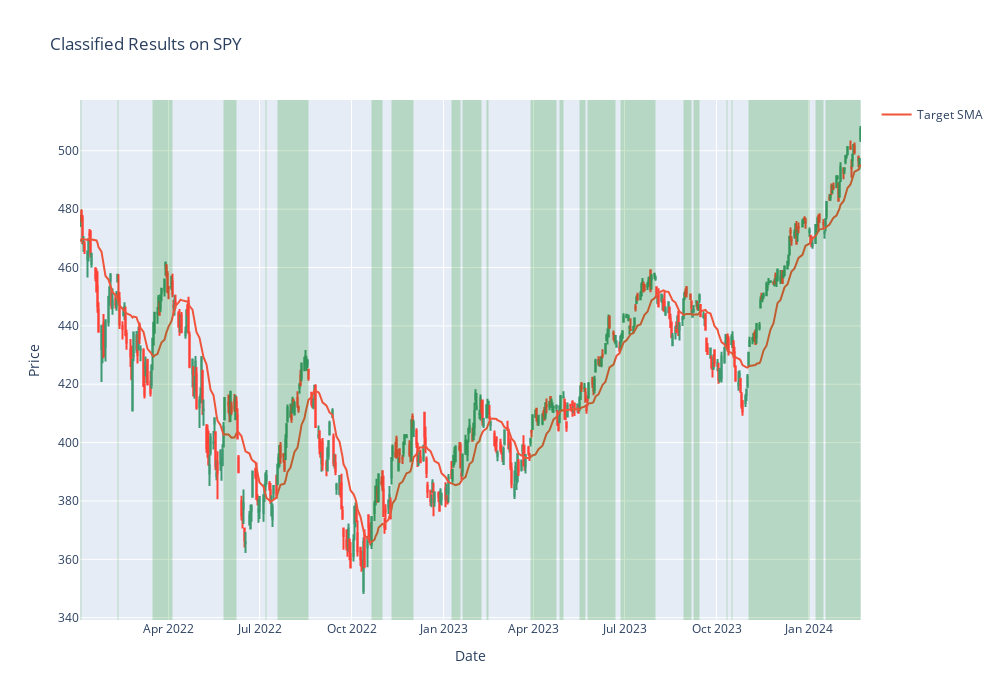

The code cell stored with this chart in its notebook:
### Markdown cell above
As a final step, let's visualise how we are doing.

### Code cell
import plotly.graph_objects as go

df_test = df[df['Date'] >= train_until].reset_index(drop=True)
df_test['pred_prob'] = clf.predict_proba(x_test)[:, 1]
df_test['pred'] = df_test['pred_prob'] >= 0.5

fig = go.Figure()

fig.add_trace(
    go.Candlestick(
        x = df_test['Date'],
        open = df_test['Open'],
        high = df_test['High'],
        low = df_test['Low'],
        close = df_test['Close'],
        showlegend = False,
    )
)

fig.add_trace(
    go.Line(x = df_test['Date'], y = df_test[f'target_ma'], name = f'Target SMA')
)

df_pattern = (
    df_test[df_test['pred']].groupby((~df_test['pred']).cumsum())
    ['Date'].agg(['first', 'last'])
)

for idx, row in df_pattern.iterrows():
    fig.add_vrect(
        x0 = row['first'],
        x1 = row['last'],
        line_width = 0,
        fillcolor = 'green',
        opacity = 0.2,
    )
    
fig.update_layout(
    xaxis_rangeslider_visible = False,
    xaxis_title = 'Date',
    yaxis_title = 'Price',
    title = 'Classified Results on SPY',
    width = 1000,
    height = 700,
)

fig.show()

### Figure 1 — Plotly figure (JSON) as saved in the notebook; plotly's stock layout.template omitted (floating-point values rounded to 4 significant figures; data arrays with more than 128 entries replaced by an {"elided": "..."} marker saying what was removed)
{"data": [{"close": {"elided": "537 float values"}, "high": {"elided": "537 float values"}, "low": {"elided": "537 float values"}, "open": {"elided": "537 float values"}, "showlegend": false, "type": "candlestick", "x": {"elided": "537 str values"}}, {"name": "Target SMA", "type": "scatter", "x": {"elided": "537 str values"}, "y": {"elided": "537 float values"}}], "layout": {"height": 700, "shapes": [{"fillcolor": "green", "line": {"width": 0}, "opacity": 0.2, "type": "rect", "x0": "2022-01-03T00:00:00", "x1": "2022-01-04T00:00:00", "xref": "x", "y0": 0, "y1": 1, "yref": "y domain"}, {"fillcolor": "green", "line": {"width": 0}, "opacity": 0.2, "type": "rect", "x0": "2022-02-02T00:00:00", "x1": "2022-02-02T00:00:00", "xref": "x", "y0": 0, "y1": 1, "yref": "y domain"}, {"fillcolor": "green", "line": {"width": 0}, "opacity": 0.2, "type": "rect", "x0": "2022-02-09T00:00:00", "x1": "2022-02-10T00:00:00", "xref": "x", "y0": 0, "y1": 1, "yref": "y domain"}, {"fillcolor": "green", "line": {"width": 0}, "opacity": 0.2, "type": "rect", "x0": "2022-03-16T00:00:00", "x1": "2022-04-05T00:00:00", "xref": "x", "y0": 0, "y1": 1, "yref": "y domain"}, {"fillcolor": "green", "line": {"width": 0}, "opacity": 0.2, "type": "rect", "x0": "2022-05-26T00:00:00", "x1": "2022-06-08T00:00:00", "xref": "x", "y0": 0, "y1": 1, "yref": "y domain"}, {"fillcolor": "green", "line": {"width": 0}, "opacity": 0.2, "type": "rect", "x0": "2022-07-07T00:00:00", "x1": "2022-07-08T00:00:00", "xref": "x", "y0": 0, "y1": 1, "yref": "y domain"}, {"fillcolor": "green", "line": {"width": 0}, "opacity": 0.2, "type": "rect", "x0": "2022-07-15T00:00:00", "x1": "2022-07-15T00:00:00", "xref": "x", "y0": 0, "y1": 1, "yref": "y domain"}, {"fillcolor": "green", "line": {"width": 0}, "opacity": 0.2, "type": "rect", "x0": "2022-07-19T00:00:00", "x1": "2022-08-19T00:00:00", "xref": "x", "y0": 0, "y1": 1, "yref": "y domain"}, {"fillcolor": "green", "line": {"width": 0}, "opacity": 0.2, "type": "rect", "x0": "2022-09-12T00:00:00", "x1": "2022-09-12T00:00:00", "xref": "x", "y0": 0, "y1": 1, "yref": "y domain"}, {"fillcolor": "green", "line": {"width": 0}, "opacity": 0.2, "type": "rect", "x0": "2022-10-21T00:00:00", "x1": "2022-11-01T00:00:00", "xref": "x", "y0": 0, "y1": 1, "yref": "y domain"}, {"fillcolor": "green", "line": {"width": 0}, "opacity": 0.2, "type": "rect", "x0": "2022-11-08T00:00:00", "x1": "2022-11-08T00:00:00", "xref": "x", "y0": 0, "y1": 1, "yref": "y domain"}, {"fillcolor": "green", "line": {"width": 0}, "opacity": 0.2, "type": "rect", "x0": "2022-11-10T00:00:00", "x1": "2022-12-02T00:00:00", "xref": "x", "y0": 0, "y1": 1, "yref": "y domain"}, {"fillcolor": "green", "line": {"width": 0}, "opacity": 0.2, "type": "rect", "x0": "2022-12-13T00:00:00", "x1": "2022-12-13T00:00:00", "xref": "x", "y0": 0, "y1": 1, "yref": "y domain"}, {"fillcolor": "green", "line": {"width": 0}, "opacity": 0.2, "type": "rect", "x0": "2023-01-09T00:00:00", "x1": "2023-01-18T00:00:00", "xref": "x", "y0": 0, "y1": 1, "yref": "y domain"}, {"fillcolor": "green", "line": {"width": 0}, "opacity": 0.2, "type": "rect", "x0": "2023-01-20T00:00:00", "x1": "2023-02-08T00:00:00", "xref": "x", "y0": 0, "y1": 1, "yref": "y domain"}, {"fillcolor": "green", "line": {"width": 0}, "opacity": 0.2, "type": "rect", "x0": "2023-02-13T00:00:00", "x1": "2023-02-15T00:00:00", "xref": "x", "y0": 0, "y1": 1, "yref": "y domain"}, {"fillcolor": "green", "line": {"width": 0}, "opacity": 0.2, "type": "rect", "x0": "2023-03-21T00:00:00", "x1": "2023-03-21T00:00:00", "xref": "x", "y0": 0, "y1": 1, "yref": "y domain"}, {"fillcolor": "green", "line": {"width": 0}, "opacity": 0.2, "type": "rect", "x0": "2023-03-29T00:00:00", "x1": "2023-04-24T00:00:00", "xref": "x", "y0": 0, "y1": 1, "yref": "y domain"}, {"fillcolor": "green", "line": {"width": 0}, "opacity": 0.2, "type": "rect", "x0": "2023-04-27T00:00:00", "x1": "2023-05-01T00:00:00", "xref": "x", "y0": 0, "y1": 1, "yref": "y domain"}, {"fillcolor": "green", "line": {"width": 0}, "opacity": 0.2, "type": "rect", "x0": "2023-05-10T00:00:00", "x1": "2023-05-10T00:00:00", "xref": "x", "y0": 0, "y1": 1, "yref": "y domain"}, {"fillcolor": "green", "line": {"width": 0}, "opacity": 0.2, "type": "rect", "x0": "2023-05-17T00:00:00", "x1": "2023-05-23T00:00:00", "xref": "x", "y0": 0, "y1": 1, "yref": "y domain"}, {"fillcolor": "green", "line": {"width": 0}, "opacity": 0.2, "type": "rect", "x0": "2023-05-25T00:00:00", "x1": "2023-06-22T00:00:00", "xref": "x", "y0": 0, "y1": 1, "yref": "y domain"}, {"fillcolor": "green", "line": {"width": 0}, "opacity": 0.2, "type": "rect", "x0": "2023-06-27T00:00:00", "x1": "2023-08-01T00:00:00", "xref": "x", "y0": 0, "y1": 1, "yref": "y domain"}, {"fillcolor": "green", "line": {"width": 0}, "opacity": 0.2, "type": "rect", "x0": "2023-08-29T00:00:00", "x1": "2023-09-06T00:00:00", "xref": "x", "y0": 0, "y1": 1, "yref": "y domain"}, {"fillcolor": "green", "line": {"width": 0}, "opacity": 0.2, "type": "rect", "x0": "2023-09-08T00:00:00", "x1": "2023-09-14T00:00:00", "xref": "x", "y0": 0, "y1": 1, "yref": "y domain"}, {"fillcolor": "green", "line": {"width": 0}, "opacity": 0.2, "type": "rect", "x0": "2023-10-11T00:00:00", "x1": "2023-10-12T00:00:00", "xref": "x", "y0": 0, "y1": 1, "yref": "y domain"}, {"fillcolor": "green", "line": {"width": 0}, "opacity": 0.2, "type": "rect", "x0": "2023-10-16T00:00:00", "x1": "2023-10-17T00:00:00", "xref": "x", "y0": 0, "y1": 1, "yref": "y domain"}, {"fillcolor": "green", "line": {"width": 0}, "opacity": 0.2, "type": "rect", "x0": "2023-11-02T00:00:00", "x1": "2024-01-02T00:00:00", "xref": "x", "y0": 0, "y1": 1, "yref": "y domain"}, {"fillcolor": "green", "line": {"width": 0}, "opacity": 0.2, "type": "rect", "x0": "2024-01-08T00:00:00", "x1": "2024-01-16T00:00:00", "xref": "x", "y0": 0, "y1": 1, "yref": "y domain"}, {"fillcolor": "green", "line": {"width": 0}, "opacity": 0.2, "type": "rect", "x0": "2024-01-18T00:00:00", "x1": "2024-02-22T00:00:00", "xref": "x", "y0": 0, "y1": 1, "yref": "y domain"}], "title": {"text": "Classified Results on SPY"}, "width": 1000, "xaxis": {"rangeslider": {"visible": false}, "title": {"text": "Date"}}, "yaxis": {"title": {"text": "Price"}}}}
